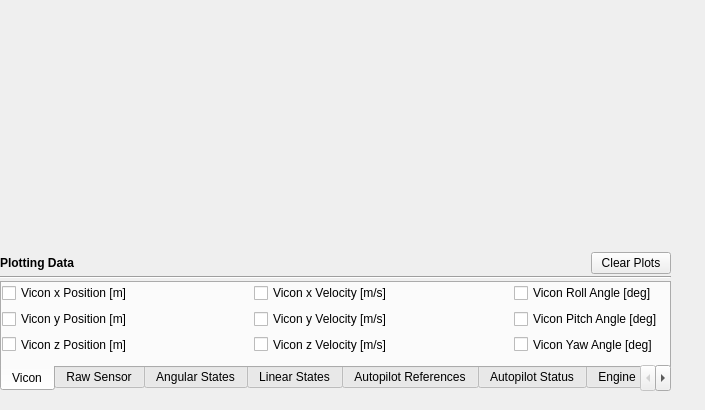
<?xml version="1.0" encoding="UTF-8"?>
<ui version="4.0">
 <class>DataPlotter</class>
 <widget class="QWidget" name="DataPlotter">
  <property name="geometry">
   <rect>
    <x>0</x>
    <y>0</y>
    <width>705</width>
    <height>410</height>
   </rect>
  </property>
  <property name="minimumSize">
   <size>
    <width>670</width>
    <height>340</height>
   </size>
  </property>
  <property name="windowTitle">
   <string>Form</string>
  </property>
  <widget class="QWidget" name="verticalLayoutWidget">
   <property name="geometry">
    <rect>
     <x>0</x>
     <y>0</y>
     <width>671</width>
     <height>391</height>
    </rect>
   </property>
   <layout class="QVBoxLayout" name="verticalLayout">
    <property name="spacing">
     <number>2</number>
    </property>
    <property name="sizeConstraint">
     <enum>QLayout::SetMinimumSize</enum>
    </property>
    <item>
     <widget class="QwtPlot" name="dataPlotqwtPlot">
      <property name="sizePolicy">
       <sizepolicy hsizetype="MinimumExpanding" vsizetype="MinimumExpanding">
        <horstretch>0</horstretch>
        <verstretch>5</verstretch>
       </sizepolicy>
      </property>
      <property name="minimumSize">
       <size>
        <width>320</width>
        <height>125</height>
       </size>
      </property>
     </widget>
    </item>
    <item>
     <layout class="QHBoxLayout" name="horizontalLayout">
      <item>
       <widget class="QLabel" name="label">
        <property name="sizePolicy">
         <sizepolicy hsizetype="MinimumExpanding" vsizetype="Preferred">
          <horstretch>0</horstretch>
          <verstretch>0</verstretch>
         </sizepolicy>
        </property>
        <property name="font">
         <font>
          <weight>75</weight>
          <bold>true</bold>
         </font>
        </property>
        <property name="text">
         <string>Plotting Data</string>
        </property>
       </widget>
      </item>
      <item>
       <widget class="QPushButton" name="Clearbtn">
        <property name="text">
         <string>Clear Plots</string>
        </property>
       </widget>
      </item>
     </layout>
    </item>
    <item>
     <widget class="Line" name="line">
      <property name="orientation">
       <enum>Qt::Horizontal</enum>
      </property>
     </widget>
    </item>
    <item>
     <widget class="QTabWidget" name="tabWidget">
      <property name="sizePolicy">
       <sizepolicy hsizetype="Minimum" vsizetype="Minimum">
        <horstretch>0</horstretch>
        <verstretch>0</verstretch>
       </sizepolicy>
      </property>
      <property name="minimumSize">
       <size>
        <width>640</width>
        <height>110</height>
       </size>
      </property>
      <property name="maximumSize">
       <size>
        <width>16777215</width>
        <height>140</height>
       </size>
      </property>
      <property name="baseSize">
       <size>
        <width>640</width>
        <height>140</height>
       </size>
      </property>
      <property name="tabPosition">
       <enum>QTabWidget::South</enum>
      </property>
      <property name="tabShape">
       <enum>QTabWidget::Rounded</enum>
      </property>
      <property name="currentIndex">
       <number>0</number>
      </property>
      <property name="elideMode">
       <enum>Qt::ElideNone</enum>
      </property>
      <property name="usesScrollButtons">
       <bool>true</bool>
      </property>
      <property name="documentMode">
       <bool>false</bool>
      </property>
      <property name="tabsClosable">
       <bool>false</bool>
      </property>
      <property name="movable">
       <bool>false</bool>
      </property>
      <widget class="QWidget" name="tab_8">
       <attribute name="title">
        <string>Vicon</string>
       </attribute>
       <widget class="QWidget" name="gridLayoutWidget_8">
        <property name="geometry">
         <rect>
          <x>0</x>
          <y>0</y>
          <width>661</width>
          <height>71</height>
         </rect>
        </property>
        <layout class="QGridLayout" name="gridLayout_8">
         <item row="0" column="0">
          <widget class="QCheckBox" name="viconXchkbox">
           <property name="text">
            <string>Vicon x Position [m]</string>
           </property>
          </widget>
         </item>
         <item row="0" column="2">
          <widget class="QCheckBox" name="viconVXchkbox">
           <property name="text">
            <string>Vicon x Velocity [m/s]</string>
           </property>
          </widget>
         </item>
         <item row="0" column="4">
          <widget class="QCheckBox" name="viconRollchkbox">
           <property name="text">
            <string>Vicon Roll Angle [deg]</string>
           </property>
          </widget>
         </item>
         <item row="1" column="0">
          <widget class="QCheckBox" name="viconYchkbox">
           <property name="text">
            <string>Vicon y Position [m]</string>
           </property>
          </widget>
         </item>
         <item row="1" column="2">
          <widget class="QCheckBox" name="viconVYchkbox">
           <property name="text">
            <string>Vicon y Velocity [m/s]</string>
           </property>
          </widget>
         </item>
         <item row="1" column="4">
          <widget class="QCheckBox" name="viconPitchchkbox">
           <property name="text">
            <string>Vicon Pitch Angle [deg]</string>
           </property>
          </widget>
         </item>
         <item row="0" column="1">
          <spacer name="horizontalSpacer_3">
           <property name="orientation">
            <enum>Qt::Horizontal</enum>
           </property>
           <property name="sizeHint" stdset="0">
            <size>
             <width>40</width>
             <height>20</height>
            </size>
           </property>
          </spacer>
         </item>
         <item row="1" column="1">
          <spacer name="horizontalSpacer_17">
           <property name="orientation">
            <enum>Qt::Horizontal</enum>
           </property>
           <property name="sizeHint" stdset="0">
            <size>
             <width>40</width>
             <height>20</height>
            </size>
           </property>
          </spacer>
         </item>
         <item row="0" column="3">
          <spacer name="horizontalSpacer_18">
           <property name="orientation">
            <enum>Qt::Horizontal</enum>
           </property>
           <property name="sizeHint" stdset="0">
            <size>
             <width>40</width>
             <height>20</height>
            </size>
           </property>
          </spacer>
         </item>
         <item row="1" column="3">
          <spacer name="horizontalSpacer_27">
           <property name="orientation">
            <enum>Qt::Horizontal</enum>
           </property>
           <property name="sizeHint" stdset="0">
            <size>
             <width>40</width>
             <height>20</height>
            </size>
           </property>
          </spacer>
         </item>
         <item row="2" column="0">
          <widget class="QCheckBox" name="viconZchkbox">
           <property name="text">
            <string>Vicon z Position [m]</string>
           </property>
          </widget>
         </item>
         <item row="2" column="2">
          <widget class="QCheckBox" name="viconVZchkbox">
           <property name="text">
            <string>Vicon z Velocity [m/s]</string>
           </property>
          </widget>
         </item>
         <item row="2" column="4">
          <widget class="QCheckBox" name="viconYawchkbox">
           <property name="text">
            <string>Vicon Yaw Angle [deg]</string>
           </property>
          </widget>
         </item>
         <item row="2" column="1">
          <spacer name="horizontalSpacer_28">
           <property name="orientation">
            <enum>Qt::Horizontal</enum>
           </property>
           <property name="sizeHint" stdset="0">
            <size>
             <width>40</width>
             <height>20</height>
            </size>
           </property>
          </spacer>
         </item>
         <item row="2" column="3">
          <spacer name="horizontalSpacer_29">
           <property name="orientation">
            <enum>Qt::Horizontal</enum>
           </property>
           <property name="sizeHint" stdset="0">
            <size>
             <width>40</width>
             <height>20</height>
            </size>
           </property>
          </spacer>
         </item>
        </layout>
       </widget>
      </widget>
      <widget class="QWidget" name="tab">
       <property name="sizePolicy">
        <sizepolicy hsizetype="Expanding" vsizetype="Expanding">
         <horstretch>0</horstretch>
         <verstretch>0</verstretch>
        </sizepolicy>
       </property>
       <attribute name="title">
        <string>Raw Sensor</string>
       </attribute>
       <widget class="QWidget" name="gridLayoutWidget">
        <property name="geometry">
         <rect>
          <x>0</x>
          <y>0</y>
          <width>661</width>
          <height>81</height>
         </rect>
        </property>
        <layout class="QGridLayout" name="gridLayout">
         <item row="0" column="0">
          <widget class="QCheckBox" name="imuRollchkbox">
           <property name="text">
            <string>IMU Roll Rate [deg/s]</string>
           </property>
          </widget>
         </item>
         <item row="0" column="2">
          <widget class="QCheckBox" name="imuPitchchkbox">
           <property name="text">
            <string>IMU Pitch Rate [deg/s]</string>
           </property>
          </widget>
         </item>
         <item row="0" column="4">
          <widget class="QCheckBox" name="imuYawchkbox">
           <property name="text">
            <string>IMU Yaw Rate [deg/s]</string>
           </property>
          </widget>
         </item>
         <item row="1" column="0">
          <widget class="QCheckBox" name="imuAXchkbox">
           <property name="text">
            <string>IMU x Acceleration [g's]</string>
           </property>
          </widget>
         </item>
         <item row="1" column="2">
          <widget class="QCheckBox" name="imuAYchkbox">
           <property name="text">
            <string>IMU y Acceleration [g's]</string>
           </property>
          </widget>
         </item>
         <item row="1" column="4">
          <widget class="QCheckBox" name="imuAZchkbox">
           <property name="text">
            <string>IMU z Acceleration [g's]</string>
           </property>
          </widget>
         </item>
         <item row="0" column="1">
          <spacer name="horizontalSpacer">
           <property name="orientation">
            <enum>Qt::Horizontal</enum>
           </property>
           <property name="sizeHint" stdset="0">
            <size>
             <width>40</width>
             <height>20</height>
            </size>
           </property>
          </spacer>
         </item>
         <item row="1" column="1">
          <spacer name="horizontalSpacer_2">
           <property name="orientation">
            <enum>Qt::Horizontal</enum>
           </property>
           <property name="sizeHint" stdset="0">
            <size>
             <width>40</width>
             <height>20</height>
            </size>
           </property>
          </spacer>
         </item>
         <item row="0" column="3">
          <spacer name="horizontalSpacer_4">
           <property name="orientation">
            <enum>Qt::Horizontal</enum>
           </property>
           <property name="sizeHint" stdset="0">
            <size>
             <width>40</width>
             <height>20</height>
            </size>
           </property>
          </spacer>
         </item>
         <item row="1" column="3">
          <spacer name="horizontalSpacer_5">
           <property name="orientation">
            <enum>Qt::Horizontal</enum>
           </property>
           <property name="sizeHint" stdset="0">
            <size>
             <width>40</width>
             <height>20</height>
            </size>
           </property>
          </spacer>
         </item>
         <item row="2" column="0">
          <widget class="QCheckBox" name="sensorZchkbox">
           <property name="text">
            <string>Ultrasonic Sensor [m]</string>
           </property>
          </widget>
         </item>
         <item row="2" column="2">
          <widget class="QCheckBox" name="compassPSIchkbox">
           <property name="text">
            <string>Compass [deg]</string>
           </property>
          </widget>
         </item>
         <item row="2" column="1">
          <spacer name="horizontalSpacer_30">
           <property name="orientation">
            <enum>Qt::Horizontal</enum>
           </property>
           <property name="sizeHint" stdset="0">
            <size>
             <width>40</width>
             <height>20</height>
            </size>
           </property>
          </spacer>
         </item>
         <item row="2" column="3">
          <spacer name="horizontalSpacer_31">
           <property name="orientation">
            <enum>Qt::Horizontal</enum>
           </property>
           <property name="sizeHint" stdset="0">
            <size>
             <width>40</width>
             <height>20</height>
            </size>
           </property>
          </spacer>
         </item>
        </layout>
       </widget>
      </widget>
      <widget class="QWidget" name="tab_2">
       <property name="sizePolicy">
        <sizepolicy hsizetype="Expanding" vsizetype="Expanding">
         <horstretch>0</horstretch>
         <verstretch>0</verstretch>
        </sizepolicy>
       </property>
       <attribute name="title">
        <string>Angular States</string>
       </attribute>
       <widget class="QWidget" name="gridLayoutWidget_2">
        <property name="geometry">
         <rect>
          <x>0</x>
          <y>0</y>
          <width>661</width>
          <height>71</height>
         </rect>
        </property>
        <layout class="QGridLayout" name="gridLayout_2">
         <item row="0" column="2">
          <widget class="QCheckBox" name="filteredPitchchkbox">
           <property name="text">
            <string>Pitch Angle [deg]</string>
           </property>
          </widget>
         </item>
         <item row="0" column="4">
          <widget class="QCheckBox" name="filteredYawchkbox">
           <property name="text">
            <string>Yaw Angle [deg]</string>
           </property>
          </widget>
         </item>
         <item row="0" column="0">
          <widget class="QCheckBox" name="filteredRollchkbox">
           <property name="text">
            <string>Roll Angle [deg]</string>
           </property>
          </widget>
         </item>
         <item row="1" column="0">
          <widget class="QCheckBox" name="filteredRolldchkbox">
           <property name="text">
            <string>Roll Rate [deg/s]</string>
           </property>
          </widget>
         </item>
         <item row="1" column="2">
          <widget class="QCheckBox" name="filteredPitchdchkbox">
           <property name="text">
            <string>Pitch Rate [deg/s]</string>
           </property>
          </widget>
         </item>
         <item row="1" column="4">
          <widget class="QCheckBox" name="filteredYawdchkbox">
           <property name="text">
            <string>Yaw Rate [deg/s]</string>
           </property>
          </widget>
         </item>
         <item row="0" column="1">
          <spacer name="horizontalSpacer_7">
           <property name="orientation">
            <enum>Qt::Horizontal</enum>
           </property>
           <property name="sizeHint" stdset="0">
            <size>
             <width>40</width>
             <height>20</height>
            </size>
           </property>
          </spacer>
         </item>
         <item row="1" column="1">
          <spacer name="horizontalSpacer_8">
           <property name="orientation">
            <enum>Qt::Horizontal</enum>
           </property>
           <property name="sizeHint" stdset="0">
            <size>
             <width>40</width>
             <height>20</height>
            </size>
           </property>
          </spacer>
         </item>
         <item row="0" column="3">
          <spacer name="horizontalSpacer_9">
           <property name="orientation">
            <enum>Qt::Horizontal</enum>
           </property>
           <property name="sizeHint" stdset="0">
            <size>
             <width>40</width>
             <height>20</height>
            </size>
           </property>
          </spacer>
         </item>
         <item row="1" column="3">
          <spacer name="horizontalSpacer_10">
           <property name="orientation">
            <enum>Qt::Horizontal</enum>
           </property>
           <property name="sizeHint" stdset="0">
            <size>
             <width>40</width>
             <height>20</height>
            </size>
           </property>
          </spacer>
         </item>
        </layout>
       </widget>
      </widget>
      <widget class="QWidget" name="tab_6">
       <property name="sizePolicy">
        <sizepolicy hsizetype="Expanding" vsizetype="Expanding">
         <horstretch>0</horstretch>
         <verstretch>0</verstretch>
        </sizepolicy>
       </property>
       <attribute name="title">
        <string>Linear States</string>
       </attribute>
       <widget class="QWidget" name="gridLayoutWidget_3">
        <property name="geometry">
         <rect>
          <x>0</x>
          <y>0</y>
          <width>661</width>
          <height>107</height>
         </rect>
        </property>
        <layout class="QGridLayout" name="gridLayout_3">
         <item row="0" column="2">
          <widget class="QCheckBox" name="filteredYchkbox">
           <property name="text">
            <string>y Position [m]</string>
           </property>
          </widget>
         </item>
         <item row="0" column="4">
          <widget class="QCheckBox" name="filteredZchkbox">
           <property name="text">
            <string>z Position [m]</string>
           </property>
          </widget>
         </item>
         <item row="0" column="0">
          <widget class="QCheckBox" name="filteredXchkbox">
           <property name="text">
            <string>x Position [m]</string>
           </property>
          </widget>
         </item>
         <item row="4" column="0">
          <widget class="QCheckBox" name="filteredAXchkbox">
           <property name="text">
            <string>x Acceleration [m/s/s]</string>
           </property>
          </widget>
         </item>
         <item row="4" column="2">
          <widget class="QCheckBox" name="filteredAYchkbox">
           <property name="text">
            <string>y Acceleration [m/s/s]</string>
           </property>
          </widget>
         </item>
         <item row="4" column="4">
          <widget class="QCheckBox" name="filteredAZchkbox">
           <property name="text">
            <string>z Acceleration [m/s/s]</string>
           </property>
          </widget>
         </item>
         <item row="2" column="0">
          <widget class="QCheckBox" name="filteredVXchkbox">
           <property name="text">
            <string>x Velocity [m/s]</string>
           </property>
          </widget>
         </item>
         <item row="2" column="2">
          <widget class="QCheckBox" name="filteredVYchkbox">
           <property name="text">
            <string>y Velocity [m/s]</string>
           </property>
          </widget>
         </item>
         <item row="2" column="4">
          <widget class="QCheckBox" name="filteredVZchkbox">
           <property name="text">
            <string>z Velocity [m/s]</string>
           </property>
          </widget>
         </item>
         <item row="0" column="1">
          <spacer name="horizontalSpacer_11">
           <property name="orientation">
            <enum>Qt::Horizontal</enum>
           </property>
           <property name="sizeHint" stdset="0">
            <size>
             <width>40</width>
             <height>20</height>
            </size>
           </property>
          </spacer>
         </item>
         <item row="2" column="1">
          <spacer name="horizontalSpacer_12">
           <property name="orientation">
            <enum>Qt::Horizontal</enum>
           </property>
           <property name="sizeHint" stdset="0">
            <size>
             <width>40</width>
             <height>20</height>
            </size>
           </property>
          </spacer>
         </item>
         <item row="4" column="1">
          <spacer name="horizontalSpacer_13">
           <property name="orientation">
            <enum>Qt::Horizontal</enum>
           </property>
           <property name="sizeHint" stdset="0">
            <size>
             <width>40</width>
             <height>20</height>
            </size>
           </property>
          </spacer>
         </item>
         <item row="0" column="3">
          <spacer name="horizontalSpacer_14">
           <property name="orientation">
            <enum>Qt::Horizontal</enum>
           </property>
           <property name="sizeHint" stdset="0">
            <size>
             <width>40</width>
             <height>20</height>
            </size>
           </property>
          </spacer>
         </item>
         <item row="2" column="3">
          <spacer name="horizontalSpacer_15">
           <property name="orientation">
            <enum>Qt::Horizontal</enum>
           </property>
           <property name="sizeHint" stdset="0">
            <size>
             <width>40</width>
             <height>20</height>
            </size>
           </property>
          </spacer>
         </item>
         <item row="4" column="3">
          <spacer name="horizontalSpacer_16">
           <property name="orientation">
            <enum>Qt::Horizontal</enum>
           </property>
           <property name="sizeHint" stdset="0">
            <size>
             <width>40</width>
             <height>20</height>
            </size>
           </property>
          </spacer>
         </item>
         <item row="1" column="0">
          <spacer name="verticalSpacer_16">
           <property name="orientation">
            <enum>Qt::Vertical</enum>
           </property>
           <property name="sizeHint" stdset="0">
            <size>
             <width>20</width>
             <height>40</height>
            </size>
           </property>
          </spacer>
         </item>
         <item row="1" column="2">
          <spacer name="verticalSpacer_17">
           <property name="orientation">
            <enum>Qt::Vertical</enum>
           </property>
           <property name="sizeHint" stdset="0">
            <size>
             <width>20</width>
             <height>40</height>
            </size>
           </property>
          </spacer>
         </item>
         <item row="1" column="1">
          <spacer name="verticalSpacer_18">
           <property name="orientation">
            <enum>Qt::Vertical</enum>
           </property>
           <property name="sizeHint" stdset="0">
            <size>
             <width>20</width>
             <height>40</height>
            </size>
           </property>
          </spacer>
         </item>
         <item row="1" column="4">
          <spacer name="verticalSpacer_19">
           <property name="orientation">
            <enum>Qt::Vertical</enum>
           </property>
           <property name="sizeHint" stdset="0">
            <size>
             <width>20</width>
             <height>40</height>
            </size>
           </property>
          </spacer>
         </item>
         <item row="1" column="3">
          <spacer name="verticalSpacer_20">
           <property name="orientation">
            <enum>Qt::Vertical</enum>
           </property>
           <property name="sizeHint" stdset="0">
            <size>
             <width>20</width>
             <height>40</height>
            </size>
           </property>
          </spacer>
         </item>
         <item row="3" column="0">
          <spacer name="verticalSpacer_21">
           <property name="orientation">
            <enum>Qt::Vertical</enum>
           </property>
           <property name="sizeHint" stdset="0">
            <size>
             <width>20</width>
             <height>40</height>
            </size>
           </property>
          </spacer>
         </item>
        </layout>
       </widget>
      </widget>
      <widget class="QWidget" name="tab_5">
       <property name="sizePolicy">
        <sizepolicy hsizetype="Expanding" vsizetype="Expanding">
         <horstretch>0</horstretch>
         <verstretch>0</verstretch>
        </sizepolicy>
       </property>
       <attribute name="title">
        <string>Autopilot References</string>
       </attribute>
       <widget class="QWidget" name="gridLayoutWidget_5">
        <property name="geometry">
         <rect>
          <x>0</x>
          <y>0</y>
          <width>661</width>
          <height>71</height>
         </rect>
        </property>
        <layout class="QGridLayout" name="gridLayout_5">
         <item row="0" column="2">
          <widget class="QCheckBox" name="refPitchchkbox">
           <property name="text">
            <string>Reference Pitch [deg]</string>
           </property>
          </widget>
         </item>
         <item row="0" column="4">
          <widget class="QCheckBox" name="refYawchkbox">
           <property name="text">
            <string>Reference Yaw [deg]</string>
           </property>
          </widget>
         </item>
         <item row="0" column="0">
          <widget class="QCheckBox" name="refRollchkbox">
           <property name="text">
            <string>Reference Roll [deg]</string>
           </property>
          </widget>
         </item>
         <item row="1" column="0">
          <widget class="QCheckBox" name="refXchkbox">
           <property name="text">
            <string>Reference x [m]</string>
           </property>
          </widget>
         </item>
         <item row="1" column="2">
          <widget class="QCheckBox" name="refYchkbox">
           <property name="text">
            <string>Reference y [m]</string>
           </property>
          </widget>
         </item>
         <item row="1" column="4">
          <widget class="QCheckBox" name="refZchkbox">
           <property name="text">
            <string>Reference z [m]</string>
           </property>
          </widget>
         </item>
         <item row="0" column="1">
          <spacer name="horizontalSpacer_19">
           <property name="orientation">
            <enum>Qt::Horizontal</enum>
           </property>
           <property name="sizeHint" stdset="0">
            <size>
             <width>40</width>
             <height>20</height>
            </size>
           </property>
          </spacer>
         </item>
         <item row="1" column="1">
          <spacer name="horizontalSpacer_20">
           <property name="orientation">
            <enum>Qt::Horizontal</enum>
           </property>
           <property name="sizeHint" stdset="0">
            <size>
             <width>40</width>
             <height>20</height>
            </size>
           </property>
          </spacer>
         </item>
         <item row="0" column="3">
          <spacer name="horizontalSpacer_22">
           <property name="orientation">
            <enum>Qt::Horizontal</enum>
           </property>
           <property name="sizeHint" stdset="0">
            <size>
             <width>40</width>
             <height>20</height>
            </size>
           </property>
          </spacer>
         </item>
         <item row="1" column="3">
          <spacer name="horizontalSpacer_23">
           <property name="orientation">
            <enum>Qt::Horizontal</enum>
           </property>
           <property name="sizeHint" stdset="0">
            <size>
             <width>40</width>
             <height>20</height>
            </size>
           </property>
          </spacer>
         </item>
        </layout>
       </widget>
      </widget>
      <widget class="QWidget" name="tab_7">
       <attribute name="title">
        <string>Autopilot Status</string>
       </attribute>
       <widget class="QWidget" name="gridLayoutWidget_7">
        <property name="geometry">
         <rect>
          <x>0</x>
          <y>0</y>
          <width>661</width>
          <height>71</height>
         </rect>
        </property>
        <layout class="QGridLayout" name="gridLayout_6">
         <item row="0" column="2">
          <widget class="QCheckBox" name="pitchActivechkbox">
           <property name="text">
            <string>Pitch Active</string>
           </property>
          </widget>
         </item>
         <item row="0" column="4">
          <widget class="QCheckBox" name="yawActivechkbox">
           <property name="text">
            <string>Yaw Active</string>
           </property>
          </widget>
         </item>
         <item row="0" column="0">
          <widget class="QCheckBox" name="rollActivechkbox">
           <property name="text">
            <string>Roll Active</string>
           </property>
          </widget>
         </item>
         <item row="1" column="0">
          <widget class="QCheckBox" name="xActivechkbox">
           <property name="text">
            <string>x Active</string>
           </property>
          </widget>
         </item>
         <item row="1" column="2">
          <widget class="QCheckBox" name="yActivechkbox">
           <property name="text">
            <string>y Active</string>
           </property>
          </widget>
         </item>
         <item row="1" column="4">
          <widget class="QCheckBox" name="zActivechkbox">
           <property name="text">
            <string>z Active</string>
           </property>
          </widget>
         </item>
         <item row="0" column="1">
          <spacer name="horizontalSpacer_21">
           <property name="orientation">
            <enum>Qt::Horizontal</enum>
           </property>
           <property name="sizeHint" stdset="0">
            <size>
             <width>40</width>
             <height>20</height>
            </size>
           </property>
          </spacer>
         </item>
         <item row="1" column="1">
          <spacer name="horizontalSpacer_24">
           <property name="orientation">
            <enum>Qt::Horizontal</enum>
           </property>
           <property name="sizeHint" stdset="0">
            <size>
             <width>40</width>
             <height>20</height>
            </size>
           </property>
          </spacer>
         </item>
         <item row="0" column="3">
          <spacer name="horizontalSpacer_25">
           <property name="orientation">
            <enum>Qt::Horizontal</enum>
           </property>
           <property name="sizeHint" stdset="0">
            <size>
             <width>40</width>
             <height>20</height>
            </size>
           </property>
          </spacer>
         </item>
         <item row="1" column="3">
          <spacer name="horizontalSpacer_26">
           <property name="orientation">
            <enum>Qt::Horizontal</enum>
           </property>
           <property name="sizeHint" stdset="0">
            <size>
             <width>40</width>
             <height>20</height>
            </size>
           </property>
          </spacer>
         </item>
        </layout>
       </widget>
      </widget>
      <widget class="QWidget" name="tab_3">
       <property name="sizePolicy">
        <sizepolicy hsizetype="Expanding" vsizetype="Expanding">
         <horstretch>0</horstretch>
         <verstretch>0</verstretch>
        </sizepolicy>
       </property>
       <attribute name="title">
        <string>Engine</string>
       </attribute>
       <widget class="QWidget" name="gridLayoutWidget_6">
        <property name="geometry">
         <rect>
          <x>0</x>
          <y>0</y>
          <width>661</width>
          <height>71</height>
         </rect>
        </property>
        <layout class="QGridLayout" name="gridLayout_7">
         <item row="0" column="1">
          <widget class="QCheckBox" name="engine2chkbox">
           <property name="text">
            <string>Engine 2 PWM [us]</string>
           </property>
          </widget>
         </item>
         <item row="0" column="2">
          <widget class="QCheckBox" name="engine3chkbox">
           <property name="text">
            <string>Engine 3 PWM [us]</string>
           </property>
          </widget>
         </item>
         <item row="0" column="0">
          <widget class="QCheckBox" name="engine1chkbox">
           <property name="text">
            <string>Engine 1 PWM [us]</string>
           </property>
          </widget>
         </item>
         <item row="0" column="3">
          <widget class="QCheckBox" name="engine4chkbox">
           <property name="text">
            <string>Engine 4 PWM [us]</string>
           </property>
          </widget>
         </item>
        </layout>
       </widget>
      </widget>
      <widget class="QWidget" name="tab_4">
       <property name="sizePolicy">
        <sizepolicy hsizetype="Expanding" vsizetype="Expanding">
         <horstretch>0</horstretch>
         <verstretch>0</verstretch>
        </sizepolicy>
       </property>
       <attribute name="title">
        <string>Hardware</string>
       </attribute>
       <widget class="QWidget" name="gridLayoutWidget_4">
        <property name="geometry">
         <rect>
          <x>0</x>
          <y>0</y>
          <width>671</width>
          <height>71</height>
         </rect>
        </property>
        <layout class="QGridLayout" name="gridLayout_4">
         <item row="0" column="2">
          <widget class="QCheckBox" name="tracechkbox">
           <property name="text">
            <string>Trace</string>
           </property>
          </widget>
         </item>
         <item row="0" column="3">
          <widget class="QCheckBox" name="fcRCchkbox">
           <property name="text">
            <string>RC Link</string>
           </property>
          </widget>
         </item>
         <item row="0" column="0">
          <widget class="QCheckBox" name="voltagechkbox">
           <property name="text">
            <string>Voltage [V]</string>
           </property>
          </widget>
         </item>
         <item row="0" column="1">
          <widget class="QCheckBox" name="fcCPUchkbox">
           <property name="text">
            <string>CPU Usage</string>
           </property>
          </widget>
         </item>
        </layout>
       </widget>
      </widget>
     </widget>
    </item>
   </layout>
  </widget>
 </widget>
 <customwidgets>
  <customwidget>
   <class>QwtPlot</class>
   <extends>QFrame</extends>
   <header>qwt_plot.h</header>
   <container>1</container>
  </customwidget>
 </customwidgets>
 <resources/>
 <connections/>
</ui>
